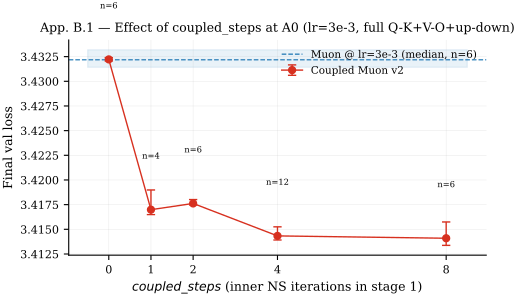

Write Python code to recreate this figure.
"""Fig B.1 — Effect of `coupled_steps ∈ {0,1,2,4,8}` on final val loss at A0."""
from __future__ import annotations

import sys
from pathlib import Path

import matplotlib.pyplot as plt
import pandas as pd

sys.path.insert(0, str(Path(__file__).resolve().parent))
from _common import DATA_DIR, OPT_COLOR, save_fig, setup_mpl
from _stats import bootstrap_median_ci


def main() -> None:
    setup_mpl()
    a = pd.read_parquet(DATA_DIR / "coupled_muon_ablation_summary.parquet")
    # Restrict to: coupled_muon_v2, qk+vo+updown all True, final_polish True, lr=3e-3.
    base = a[
        (a["optimizer"] == "coupled_muon_v2")
        & (a["couple_qk"]) & (a["couple_vo"]) & (a["couple_updown"])
        & (a["final_polish"])
        & (a["lr"] == 3e-3)
        & (~a["diverged"].astype(bool))
    ]
    print(f"  fig B.1 base n={len(base)}; coupled_steps={sorted(base['coupled_steps'].unique())}")
    grouped = base.groupby("coupled_steps")["final_val_loss"].apply(list).reset_index()

    xs, meds, los, his, ns = [], [], [], [], []
    for _, row in grouped.iterrows():
        ci = bootstrap_median_ci(row["final_val_loss"])
        xs.append(int(row["coupled_steps"]))
        meds.append(ci.median); los.append(ci.lo); his.append(ci.hi); ns.append(ci.n)

    # Also include Muon (coupled_steps=0 surrogate) at the same LR for reference.
    muon = a[
        (a["optimizer"] == "muon") & (a["lr"] == 3e-3) & (~a["diverged"].astype(bool))
    ]["final_val_loss"].tolist()
    ci_m = bootstrap_median_ci(muon) if muon else None

    order = sorted(range(len(xs)), key=lambda i: xs[i])
    xs, meds, los, his, ns = [xs[i] for i in order], [meds[i] for i in order], [los[i] for i in order], [his[i] for i in order], [ns[i] for i in order]

    fig, ax = plt.subplots(figsize=(5.4, 2.8))
    ax.errorbar(xs, meds, yerr=[[m - lo for m, lo in zip(meds, los)],
                                [hi - m for m, hi in zip(meds, his)]],
                fmt="o-", color=OPT_COLOR["coupled_muon_v2"], capsize=3, lw=1.0, markersize=5,
                label="Coupled Muon v2")
    for x, m, n in zip(xs, meds, ns):
        ax.text(x, m + 0.005, f"n={n}", ha="center", va="bottom", fontsize=6)
    if ci_m and ci_m.n > 0:
        ax.axhline(ci_m.median, color=OPT_COLOR["muon"], lw=0.9, ls="--",
                   label=f"Muon @ lr=3e-3 (median, n={ci_m.n})")
        ax.fill_between([min(xs) - 0.5, max(xs) + 0.5], ci_m.lo, ci_m.hi,
                        color=OPT_COLOR["muon"], alpha=0.10)
    ax.set_xlabel(r"$coupled\_steps$ (inner NS iterations in stage 1)")
    ax.set_ylabel("Final val loss")
    ax.set_title("App. B.1 — Effect of coupled_steps at A0 (lr=3e-3, full Q-K+V-O+up-down)")
    ax.set_xticks([0, 1, 2, 4, 8])
    ax.legend(frameon=False, fontsize=7.5, loc="upper right")
    save_fig(fig, "figB1_coupled_steps")


if __name__ == "__main__":
    main()
